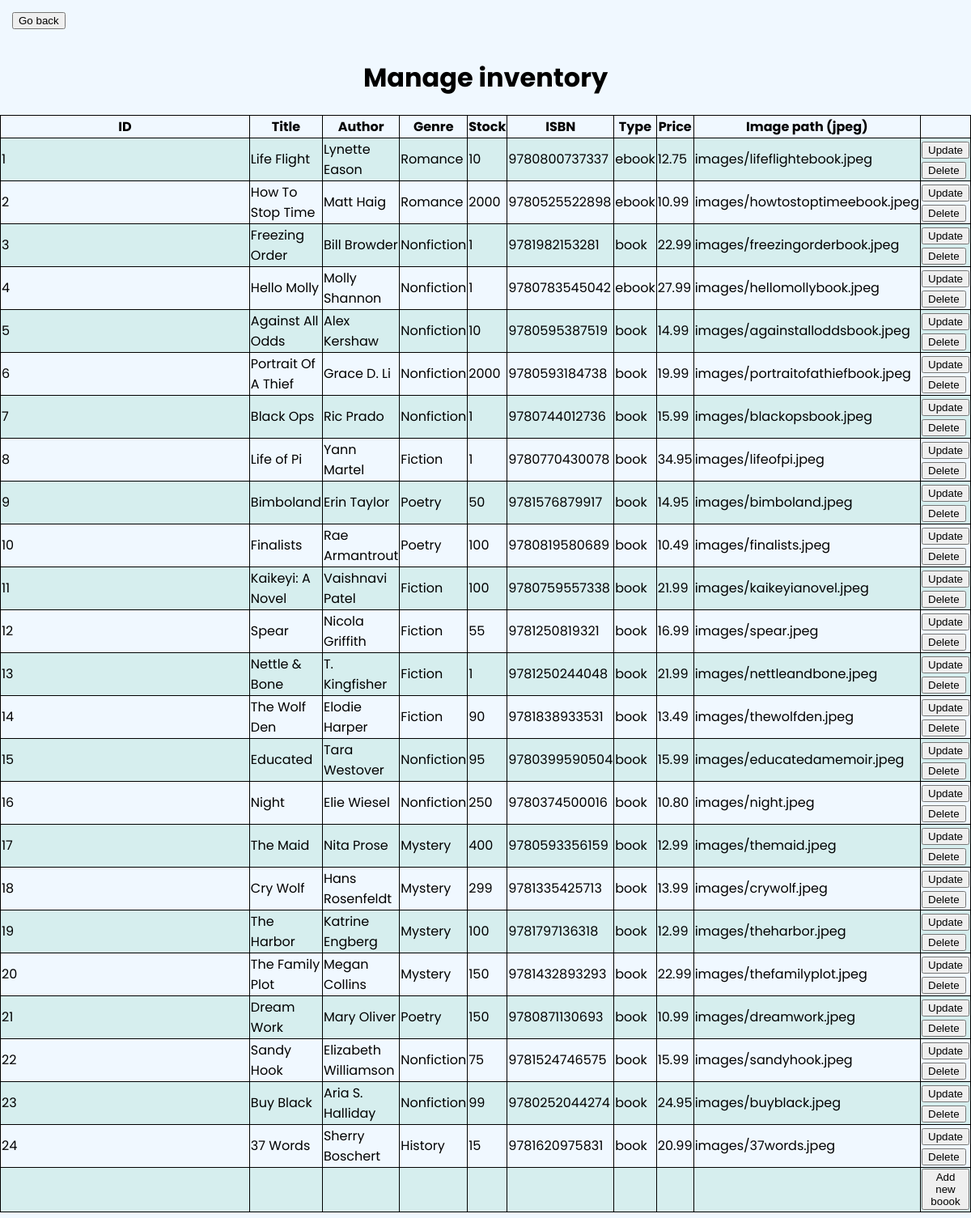
/manageInventory.php (signed in), run on an earlier commit of the app's database.
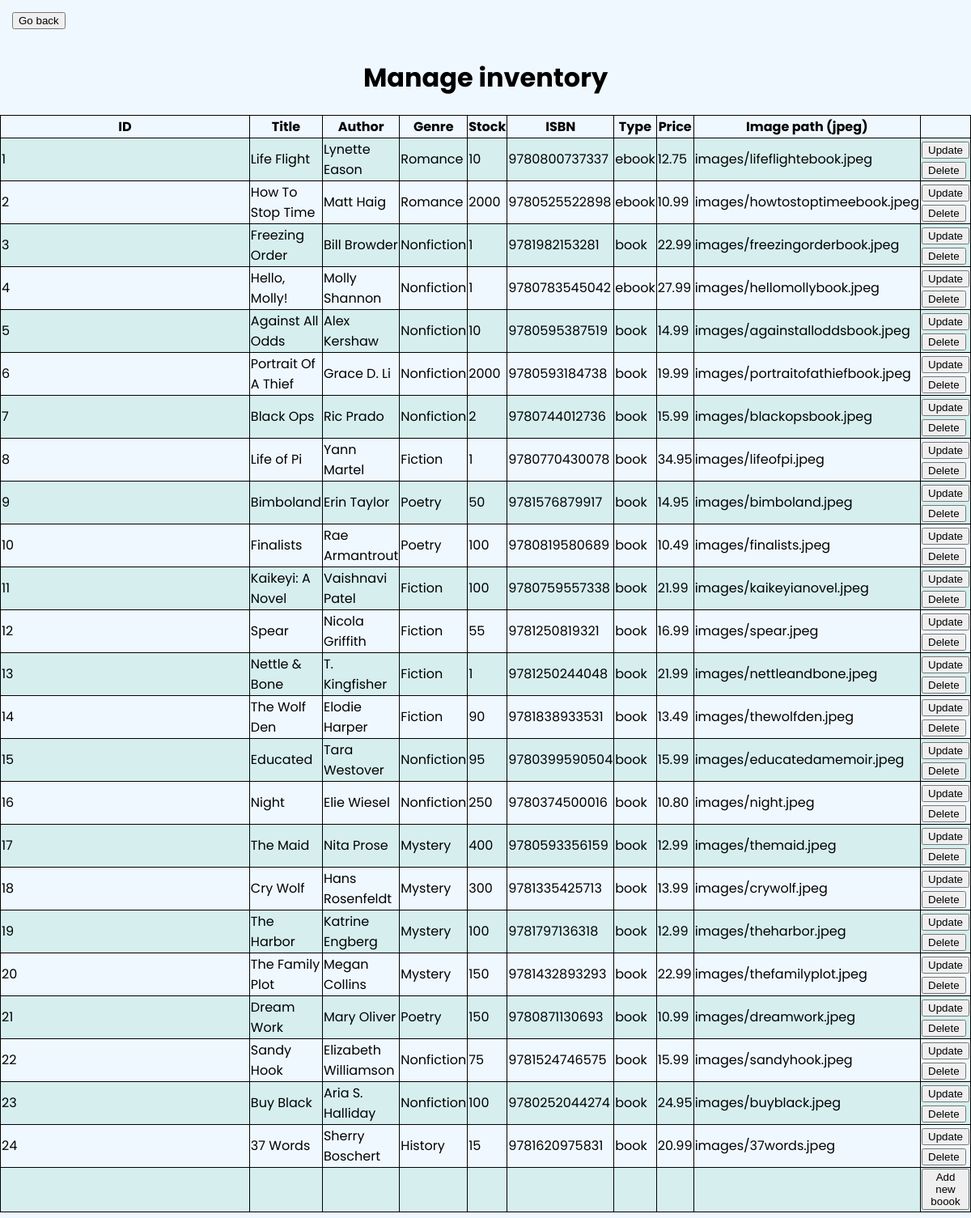
And on a later commit of the database.
### tables this page shows
CREATE TABLE `products` (
  `productID` int(11) NOT NULL,
  `categoryID` int(11) DEFAULT NULL,
  `productCode` varchar(10) DEFAULT NULL,
  `productName` varchar(255) DEFAULT NULL,
  `author` varchar(100) NOT NULL,
  `ISBN` text NOT NULL,
  `listPrice` decimal(10,2) DEFAULT NULL,
  `stock` int(11) NOT NULL,
  `genre` varchar(100) NOT NULL,
  `isBestSeller` int(11) NOT NULL,
  `description` text NOT NULL,
  `imagePath` varchar(100) NOT NULL,
  `inCart` tinyint(1) NOT NULL
);

### manageInventory.php (the view, shortened to what this page needs)
<?php
	include("connection.php");
    $queryProducts = 'SELECT * FROM products WHERE categoryID = 2';
    $products = mysqli_query($con, $queryProducts);
?>
<!doctype HTML>
<html lang="english">
<head>
	<link rel="stylesheet" href="css/account.css">
	<link rel="stylesheet" href="css/manageInventory.css">
	<button onclick="location.href='vendor.php'" style="margin: 15px;">Go back</button>
	<center>
		<h1>Manage inventory</h1>
	</center>
</head>
<body>
	<div style="display:inline-block">
		<center>
			<table>
				<tr>
					<th>ID</th>
					<th>Title</th>
					<th>Author</th>
					<th>Genre</th>
					<th>Stock</th>
					<th>ISBN</th>
					<th>Type</th>
					<th>Price</th>
					<th>Image path (jpeg)</th>
					<th></th>
				</tr>
				<?php foreach ($products as $product) : ?>
				<tr>
					<td id="id<?php echo $product['productID']?>">
						<?php echo $product['productID']?>
					</td>
					<td id="title<?php echo $product['productID']?>">
						<?php echo $product['productName'] ?>
					</td>
					<td id="author<?php echo $product['productID']?>"><?php echo $product['author'] ?>
					</td>
					<td id="genre<?php echo $product['productID']?>"><?php echo $product['genre'] ?>
					</td>
					<td id="stock<?php echo $product['productID']?>"><?php echo $product['stock'] ?>
					</td>
					<td id="isbn<?php echo $product['productID']?>"><?php echo $product['ISBN'] ?>
					</td>
					<td id="type<?php echo $product['productID']?>">
						<?php echo $product['productCode'] ?>
					</td>
					<td id="price<?php echo $product['productID']?>">
						<?php echo $product['listPrice'] ?>
					</td>
					<td id="img<?php echo $product['productID']?>"><?php echo $product['imagePath'] ?>
					</td>
					<td id="buttons<?php echo $product['productID']?>">
						<button id="save<?php echo $product['productID']?>"
							onclick="location.href='updateItem.php?id=<?php echo $product['productID'] ?>'">Update
						</button> <button id="delete<?php echo $product['productID']?>"
							onclick="location.href='deleteItem.php?id=<?php echo $product['productID'] ?>'">Delete</button>
					</td>
				</tr>
				<?php endforeach?>
				<tr>
					<td></td>
					<td></td>
					<td></td>
					<td></td>
					<td></td>
					<td></td>
					<td></td>
					<td></td>
					<td></td>
					<td><button onclick="location.href='addItem.php'">Add new boook</button></td>
				</tr>
			</table>
		</center>
	</div>
</body>
</html>

What changed in the data, as far as the page shows it:
changed products "Molly Shannon": productName "Hello Molly" → "Hello, Molly!"
changed products "Black Ops": stock "1" → "2"
changed products "Cry Wolf": stock "299" → "300"
changed products "Buy Black": stock "99" → "100"
